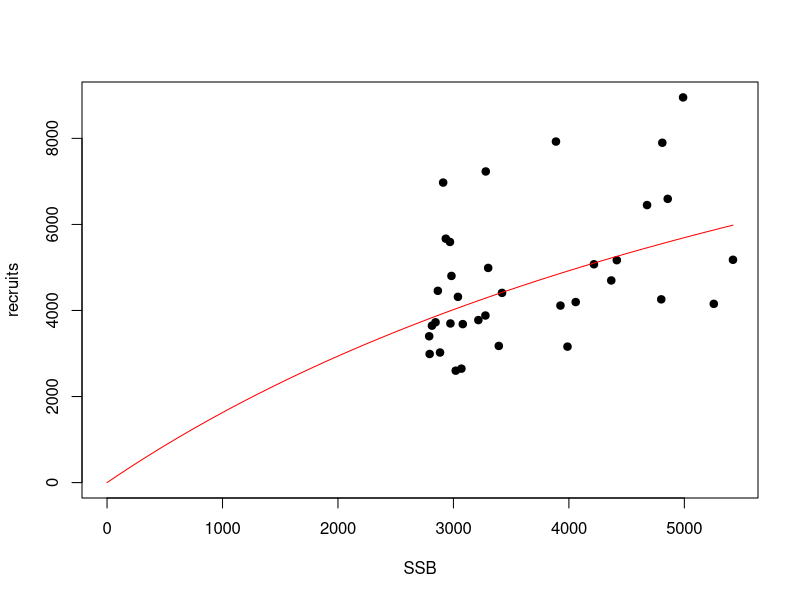
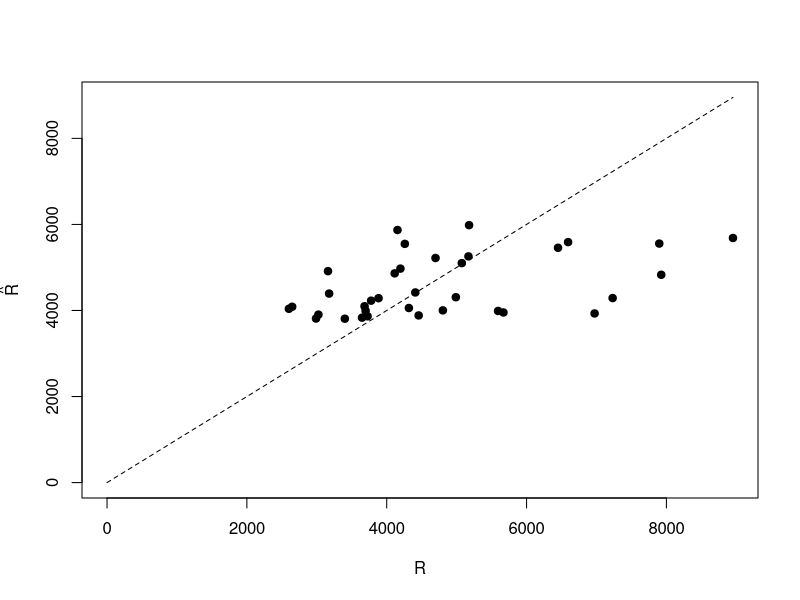

Generate these figures, in order, with R: (Note: this script raises an error after producing the figures.)
# T00_SRModel.R - DESC
# T00_SRModel.R

# Copyright 2011-13 JRC FishReg. Distributed under the GPL 2 or later
# Maintainer: FishReg, JRC

# Introduction to R for Fisheries Science

# LOAD data

sol <- read.table('sole.dat', header=T, sep='\t')

# ADD
rec <- sol$rec[-1]
ssb <- sol$ssb[-36]

# FUNCTION that returns minus log-likelihood (Beverton & Holt model)

foo <- function(par) {
  sum(log(rec / (par[1] * ssb / (par[2] + ssb)))^2)
}

# Ricker
rec ~ a * ssb * exp(-b * ssb)

# CALL optimizer
res <- optim(c(5000, 1000), foo)

# CALCULATE estimated values
rechat <- res$par[1] * ssb / (res$par[2] + ssb)

# CALCULATE log residuals
lnresid <- log(rec / rechat)

# Total Sum of squares
sstot <- sum((log(rec) - mean(log(rec)))^2)

# R2
R2 <- 1 - (res$value/sstot)

# PLOT model fit
plot(ssb, rec, pch=19, xlab='SSB', ylab='recruits', xlim=c(0,max(ssb)),
  ylim=c(0, max(rec)))
pssb <- seq(0, max(ssb), length=200)
lines(pssb, res$par[1] * pssb / (res$par[2] + pssb), col='red')

# plot obs. vs. pred.
lim <- max(rec, rechat)
plot(rec, rechat, xlab='R', ylab=expression(hat(R)), pch=19,
  xlim=c(0, lim), ylim=c(0, lim))
lines(c(0, lim), c(0, lim), lty=2)

# plot residuals over time
barplot(lnresid, names.arg=year, ylab='Ln residuals', col='blue')
  abline(0, 0, lty=2)

# plot residuals over SSB
plot(ssb, lnresid, pch=19, xlab='SSB', ylab='Ln residual')
  abline(0, 0, lty=2)
